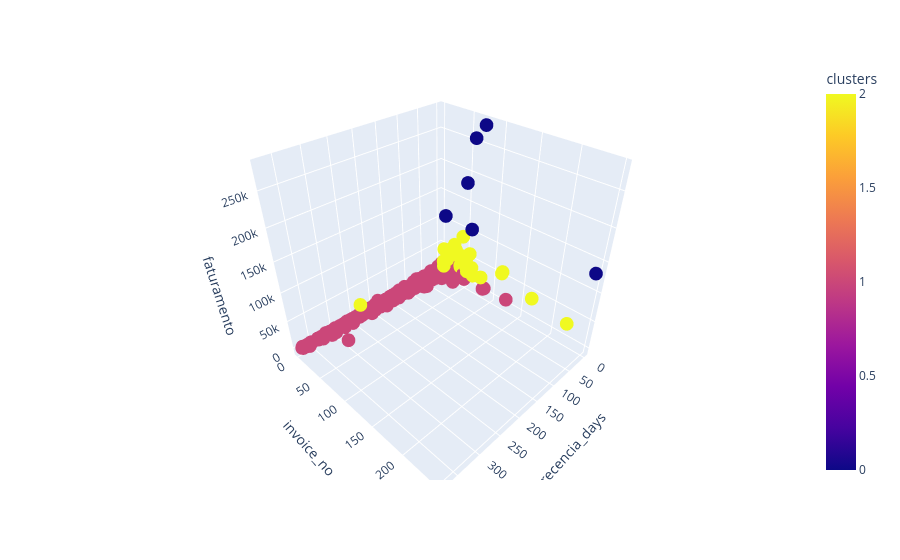

The code cell stored with this chart in its notebook:
### Markdown cell above
## 1.1. Visualizações

### Code cell
fig = px.scatter_3d(df, x='recencia_days', y='invoice_no', z='faturamento', color='clusters')
fig.show()

### Figure 1 — Plotly figure (JSON) as saved in the notebook; plotly's stock layout.template omitted (floating-point values rounded to 4 significant figures; data arrays with more than 128 entries replaced by an {"elided": "..."} marker saying what was removed)
{"data": [{"hovertemplate": "recencia_days=%{x}<br>invoice_no=%{y}<br>faturamento=%{z}<br>clusters=%{marker.color}<extra></extra>", "legendgroup": "", "marker": {"color": {"elided": "4372 int values"}, "coloraxis": "coloraxis", "symbol": "circle"}, "mode": "markers", "name": "", "scene": "scene", "showlegend": false, "type": "scatter3d", "x": {"elided": "4372 int values"}, "y": {"elided": "4372 int values"}, "z": {"elided": "4372 float values"}}], "layout": {"coloraxis": {"colorbar": {"title": {"text": "clusters"}}, "colorscale": [[0, "#0d0887"], [0.1111, "#46039f"], [0.2222, "#7201a8"], [0.3333, "#9c179e"], [0.4444, "#bd3786"], [0.5556, "#d8576b"], [0.6667, "#ed7953"], [0.7778, "#fb9f3a"], [0.8889, "#fdca26"], [1, "#f0f921"]]}, "legend": {"tracegroupgap": 0}, "margin": {"t": 60}, "scene": {"domain": {"x": [0, 1], "y": [0, 1]}, "xaxis": {"title": {"text": "recencia_days"}}, "yaxis": {"title": {"text": "invoice_no"}}, "zaxis": {"title": {"text": "faturamento"}}}}}
